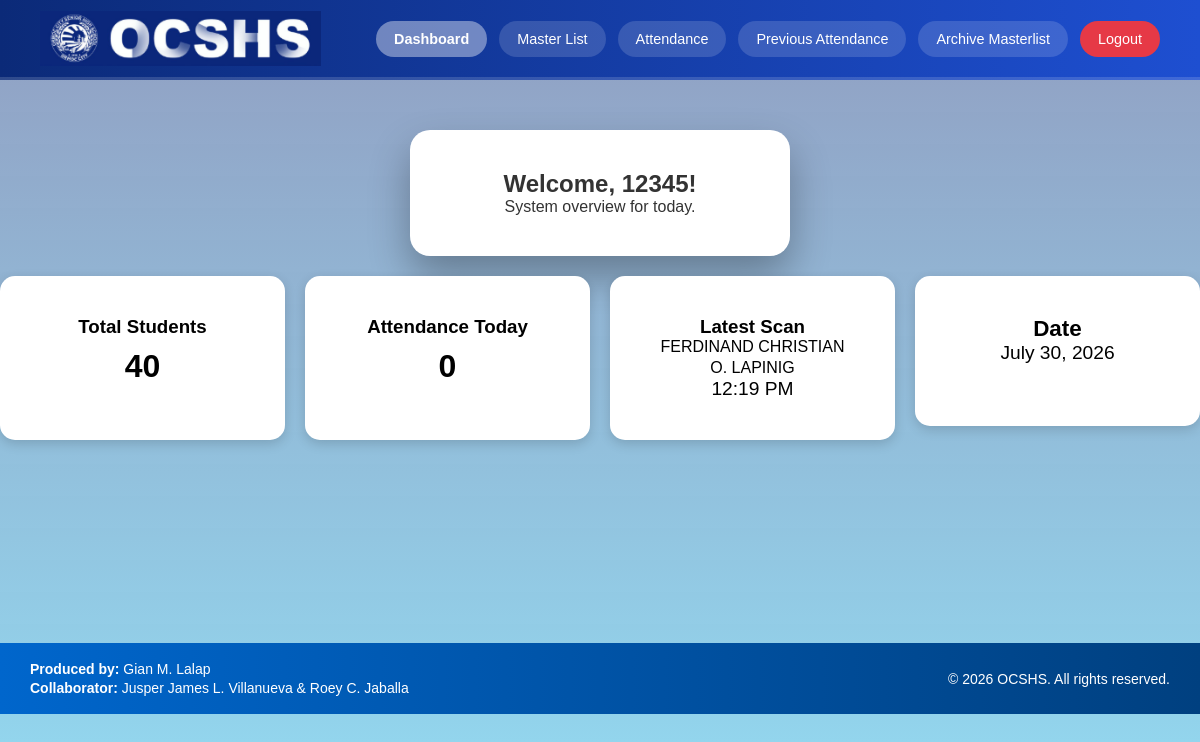
/dashboard.php (signed in), run on an earlier commit of the app's database.
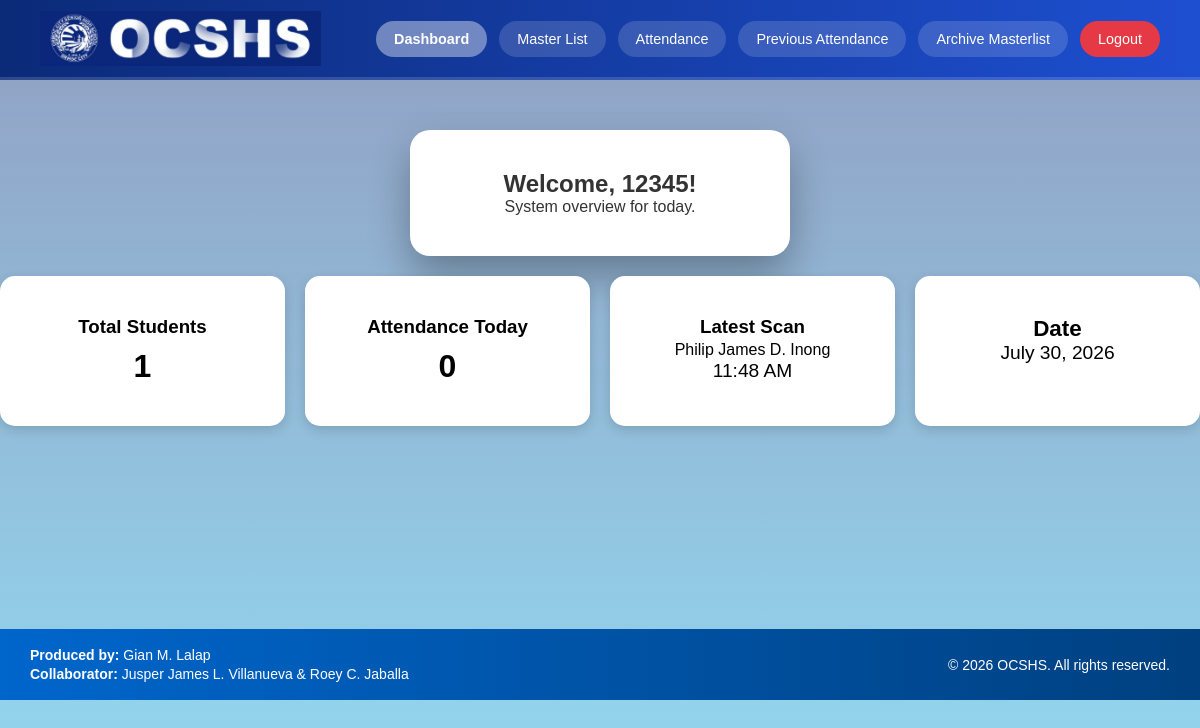
And on a later commit of the database.
### tables this page shows
CREATE TABLE `attendance` (
  `id` int(11) NOT NULL,
  `lrn` varchar(50) DEFAULT NULL,
  `fullname` varchar(150) DEFAULT NULL,
  `gender` varchar(10) NOT NULL,
  `section` varchar(50) NOT NULL,
  `gradelvl` varchar(3) NOT NULL,
  `contact` varchar(20) NOT NULL,
  `date_logged` date DEFAULT NULL,
  `time_logged` time DEFAULT NULL,
  `is_notif` varchar(1) NOT NULL DEFAULT 'N',
  `created_at` timestamp NOT NULL DEFAULT current_timestamp()
);

### dashboard.php (the view, shortened to what this page needs)
<?php
require "config.php";
$studentsRow = mysqli_fetch_assoc(
    mysqli_query($conn, "SELECT COUNT(*) AS total FROM masterlist")
);
$totalStudents = $studentsRow['total'] ?? 0;
$today = date('Y-m-d');
$attendanceRow = mysqli_fetch_assoc(
    mysqli_query($conn, "SELECT COUNT(*) AS total FROM attendance WHERE date_logged='$today'")
);
$todayAttendance = $attendanceRow['total'] ?? 0;
$latestQuery = mysqli_query($conn,
    "SELECT fullname, time_logged
     FROM attendance
     ORDER BY id DESC
     LIMIT 1"
);
$latestRow = mysqli_fetch_assoc($latestQuery);
?>
<!DOCTYPE html>
<html lang="en">
<head>
<link rel="stylesheet" href="css/main.css">
</head>
<body>
<div class="header">
    <div class="header-left">
        <img src="images/logo.png" class="logo" alt="Logo">
    </div>
    <div class="nav">
        <a href="dashboard.php" class="active">Dashboard</a>
        <a href="masterlist.php">Master List</a>
        <a href="attendance_scanner.php">Attendance</a>
        <a href="attendance_history.php">Previous Attendance</a>
        <a href="archive_masterlist.php">Archive Masterlist</a>
        <a href="logout.php" class="logout">Logout</a>
    </div>
</div>
<div class="container">
    <div class="card">
        <h2>Welcome, <?= htmlspecialchars($_SESSION['username']) ?>!</h2>
        <p>System overview for today.</p>
    </div>
    <div class="dashboard-grid">
        <div class="dashboard-card">
            <h3>Total Students</h3>
            <p class="dashboard-number"><?= $totalStudents ?></p>
        </div>
        <div class="dashboard-card">
            <h3>Attendance Today</h3>
            <p class="dashboard-number"><?= $todayAttendance ?></p>
        </div>
        <div class="dashboard-card">
            <h3>Latest Scan</h3>
            <p>
                <?= $latestRow
                    ? htmlspecialchars($latestRow['fullname']) . "<big><br>" .
                      date("h:i A", strtotime($latestRow['time_logged'])) . "</small>"
                    : "No scans yet"
                ?>
            </p>
        </div>
        <div class="dashboard-card">
            <h3>Date</h3>
            <p><?= date("F d, Y") ?></p><br>
        </div>
    </div>
</div>
<div class="footer">
    <div class="footer-left">
        <p><strong>Produced by:</strong> Gian M. Lalap</p>
        <p><strong>Collaborator:</strong> Jusper James L. Villanueva & Roey C. Jaballa</p>
    </div>
    <div class="footer-right">
        <p>&copy; <?= date("Y") ?> OCSHS. All rights reserved.</p>
    </div>
</div>
</body>
</html>

### css/main.css (style rules this page uses)
* { margin: 0; padding: 0; box-sizing: border-box; font-family: Arial, Helvetica, sans-serif; }
body::before { content: ""; position: fixed; inset: 0; background: linear-gradient( rgba(11, 42, 120, 0.45), rgba(58, 186, 228, 0.55) ); z-index: -1; }
.header { position: fixed; top: 0; width: 100%; height: 80px; background: linear-gradient(to right, #0b2a78, #1e4fd1); display: flex; align-items: center; justify-content: space-between; padding: 0 40px; border-bottom: 3px solid rgba(255,255,255,0.15); z-index: 1000; }
.header-left { display: flex; align-items: center; }
.logo { height: 55px; }
.nav { display: flex; gap: 12px; }
.nav a { text-decoration: none; color: white; padding: 10px 18px; border-radius: 100px; font-size: 0.9em; background: rgba(255,255,255,0.15); transition: 0.3s; }
.nav a.active { background: rgba(255,255,255,0.4); font-weight: bold; }
.logout { background: #e63946 !important; }
.container { margin-top: 130px; text-align: center; color: white; }
.card { background: white; color: #333; padding: 40px; border-radius: 20px; width: 380px; margin: auto; box-shadow: 0 20px 40px rgba(0,0,0,0.3); }
.dashboard-grid { display: grid; grid-template-columns: repeat(auto-fit, minmax(220px, 1fr)); gap: 20px; margin-top: 20px; }
.dashboard-card { background: #fff; color: #000; padding: 40px; border-radius: 15px; text-align: center; box-shadow: rgba(0,0,0,0.15) 0 4px 12px; }
.dashboard-number { font-size: 32px; font-weight: bold; margin-top: 10px; }
.footer { display: flex; justify-content: space-between; align-items: center; background: linear-gradient(to right, #0066cc, #004080); color: #fff; padding: 15px 30px; font-size: 14px; position: relative; bottom: 0; width: 100%; margin-top: 203px; }
.footer-left p, .footer-right p { margin: 3px 0; }

What changed in the data, as far as the page shows it:
removed attendance: fullname "FERDINAND CHRISTIAN O. LAPINIG", time_logged "12:19 PM"
added attendance: fullname "Philip James D. Inong", time_logged "11:48 AM"
Also different on the page:
$totalStudents: "40" → "1"
